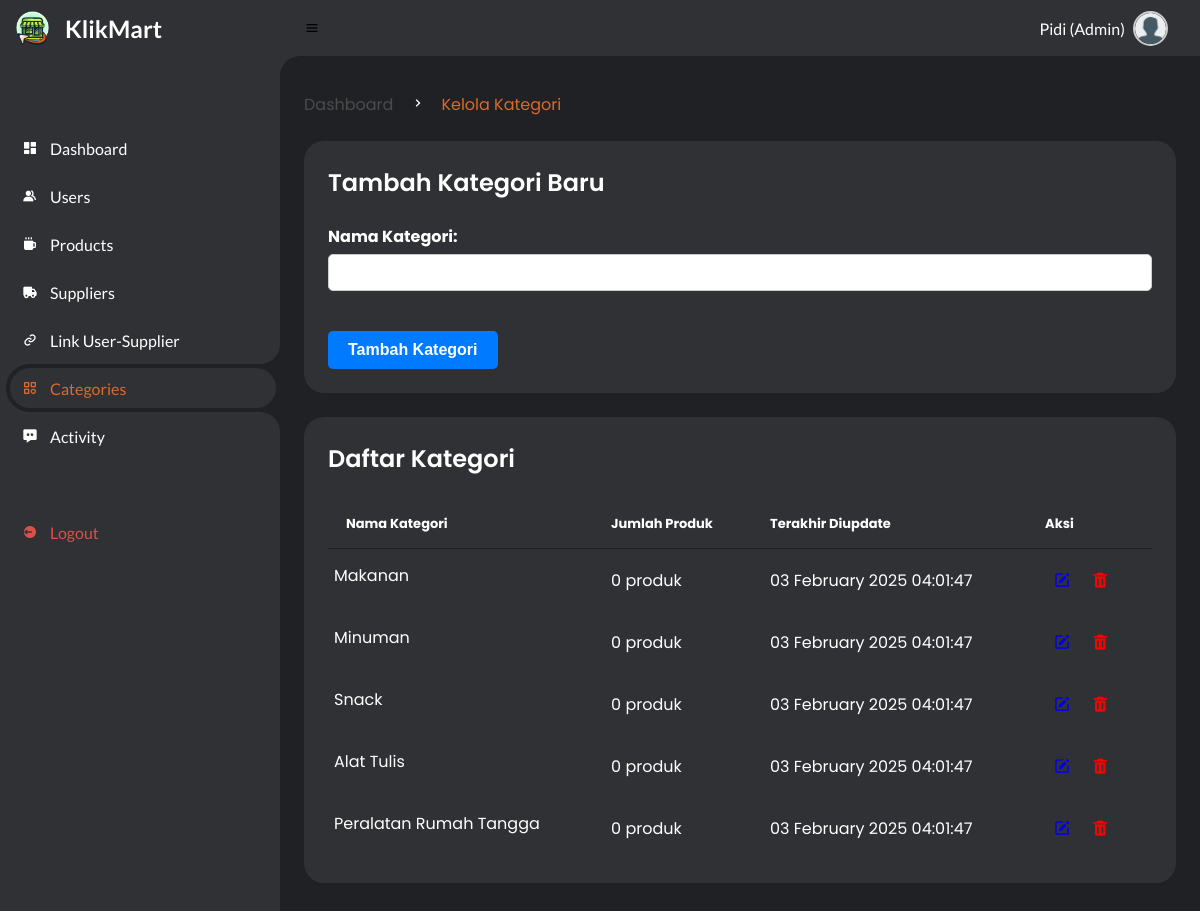
The app's page /pages/manage-categories.php (signed in) with its own data.
### tables this page shows
CREATE TABLE `kategori_produk` (
  `id` int(11) NOT NULL,
  `nama_kategori` varchar(100) NOT NULL,
  `created_at` timestamp NOT NULL DEFAULT current_timestamp(),
  `updated_at` timestamp NOT NULL DEFAULT current_timestamp() ON UPDATE current_timestamp()
);

### config/controller.php (called while the page is built, shortened)
<?php
function select($query)
{
    global $db;
    $result = mysqli_query($db, $query);
    $rows = [];
    while ($row = mysqli_fetch_assoc($result)) {
        $rows[] = $row;
    }
    return $rows;
}

### pages/manage-categories.php (the view, shortened to what this page needs)
<?php
include '../layout/header.php';
$categories = select("SELECT k.*, COUNT(p.id) as product_count
                     FROM kategori_produk k
                     LEFT JOIN products p ON k.id = p.kategori_id
                     GROUP BY k.id");
?>
<section id="content">
    <main>
        <div class="head-title">
            <div class="left">
                <ul class="breadcrumb">
                    <li>
                        <a href="#">Dashboard</a>
                    </li>
                    <li><i class='bx bx-chevron-right'></i></li>
                    <li>
                        <a class="active" href="#">Kelola Kategori</a>
                    </li>
                </ul>
            </div>
        </div>
        <div class="table-data">
            <div class="order">
                <div class="head">
                    <h3>Tambah Kategori Baru</h3>
                </div>
                    <form action="../db/db-add-categories.php" method="POST" class="p-3">
                    <div class="form-group mb-3">
                        <label for="nama_kategori">Nama Kategori:</label>
                        <input type="text" class="form-control" id="nama_kategori" name="nama_kategori" required>
                    </div>
                    <button type="submit" class="btn btn-primary">Tambah Kategori</button>
                </form>
            </div>
        </div>
        <div class="table-data">
            <div class="order">
                <div class="head">
                    <h3>Daftar Kategori</h3>
                </div>
                <table>
                    <thead>
                        <tr>
                            <th>Nama Kategori</th>
                            <th>Jumlah Produk</th>
                            <th>Terakhir Diupdate</th>
                            <th>Aksi</th>
                        </tr>
                    </thead>
                    <tbody>
                        <?php foreach ($categories as $category): ?>
                        <tr>
                            <td><?php echo htmlspecialchars($category['nama_kategori']); ?></td>
                            <td><?php echo $category['product_count']; ?> produk</td>
                            <td><?php echo date('d F Y H:i:s', strtotime($category['updated_at'])); ?></td>
                            <td class="text-center">
                                <a href="#" onclick="editCategory(<?= $category['id']; ?>, '<?= htmlspecialchars($category['nama_kategori']); ?>')" class="me-2 action-icon" title="Edit">
                                    <i class='bx bxs-edit text-blue' style="font-size:18px;"></i>
                                </a>
                                <?php if ($category['product_count'] == 0): ?>
                                    <a href="../db/db-delete-categories.php?id=<?= $category['id']; ?>" class="action-icon"
                                       onclick="return confirm('Yakin ingin menghapus kategori ini?');" title="Hapus">
                                        <i class='bx bxs-trash text-red' style="font-size:18px;"></i>
                                    </a>
                                <?php else: ?>
                                    <span class="action-icon disabled-delete" title="Tidak dapat dihapus — digunakan oleh <?= $category['product_count']; ?> produk">
                                        <i class='bx bxs-trash text-red' style="font-size:18px;"></i>
                                    </span>
                                <?php endif; ?>
                            </td>
                        </tr>
                        <?php endforeach; ?>
                    </tbody>
                </table>
            </div>
        </div>
    </main>
</section>

### style/style.css (style rules this page uses)
* { margin: 0; padding: 0; box-sizing: border-box; }
a { text-decoration: none; }
li { list-style: none; }
:root { --light: #303134; --oren: #DC692C; --link: #CFE8FF; --grey: #202124; --dark-grey: #4C4C4C; --dark: #ffffff; --red: #DB504A; --yellow: #ffffff; --light-yellow: #a88d32; --orange: #FD7238; --light-orange: #FFE0D3; }
html { overflow-x: hidden; }
body { background: var(--grey); overflow-x: hidden; }
#content { position: relative; width: calc(100% - 280px); left: 280px; transition: .3s ease; }
#content main { width: 100%; padding: 36px 24px; font-family: 'Poppins', sans-serif; max-height: calc(100vh - 56px); overflow-y: auto; }
#content main .head-title { display: flex; align-items: center; justify-content: space-between; grid-gap: 16px; flex-wrap: wrap; }
#content main .head-title .left .breadcrumb { display: flex; align-items: center; grid-gap: 16px; }
#content main .head-title .left .breadcrumb li { color: var(--dark); }
#content main .head-title .left .breadcrumb li a { color: var(--dark-grey); pointer-events: none; }
#content main .head-title .left .breadcrumb li a.active { color: var(--oren); pointer-events: unset; }
#content main .table-data { display: flex; flex-wrap: wrap; grid-gap: 24px; margin-top: 24px; width: 100%; color: var(--dark); }
#content main .table-data > div { border-radius: 20px; background: var(--light); padding: 24px; overflow-x: auto; }
#content main .table-data .head { display: flex; align-items: center; grid-gap: 16px; margin-bottom: 24px; }
#content main .table-data .head h3 { margin-right: auto; font-size: 24px; font-weight: 600; }
#content main .table-data .order { flex-grow: 1; flex-basis: 500px; }
#content main .table-data .order table { width: 100%; border-collapse: collapse; }
#content main .table-data .order table th { padding-bottom: 12px; font-size: 13px; text-align: left; border-bottom: 1px solid var(--grey); }
#content main .table-data .order table td { padding: 16px 0; }
#content main .table-data .order table tr td:first-child { display: flex; align-items: center; grid-gap: 12px; padding-left: 6px; }
.form-group { margin-bottom: 20px; }
label { display: block; margin-bottom: 5px; font-weight: bold; }
input[type="text"], input[type="password"] { width: 100%; padding: 10px; border: 1px solid #ccc; border-radius: 5px; box-sizing: border-box; margin-bottom:10px ; }
button[type="submit"] { background-color: #007bff; color: #fff; padding: 10px 20px; border: none; border-radius: 5px; cursor: pointer; font-size: 16px; font-weight: bold; margin-top: 10px; }
.text-red { color: #ff0000; }
#content main .table-data .order table th, #content main .table-data .order table td { padding: 14px 18px; }
.action-icon { display: inline-flex; align-items: center; justify-content: center; width: 34px; height: 34px; border-radius: 6px; }

### pages/manage-categories.php (style rules this page uses)
input:required { box-shadow: none; }
input:invalid { box-shadow: none; }
input::placeholder { color: #6c757d !important; }

### records on screen
kategori_produk: nama_kategori "Makanan", product_count "0", updated_at "03 February 2025 04:01:47"
kategori_produk: nama_kategori "Minuman", product_count "0", updated_at "03 February 2025 04:01:47"
kategori_produk: nama_kategori "Snack", product_count "0", updated_at "03 February 2025 04:01:47"
kategori_produk: nama_kategori "Alat Tulis", product_count "0", updated_at "03 February 2025 04:01:47"
kategori_produk: nama_kategori "Peralatan Rumah Tangga", product_count "0", updated_at "03 February 2025 04:01:47"

### other values on screen
$_SESSION['nama'] "Pidi (Admin)"
